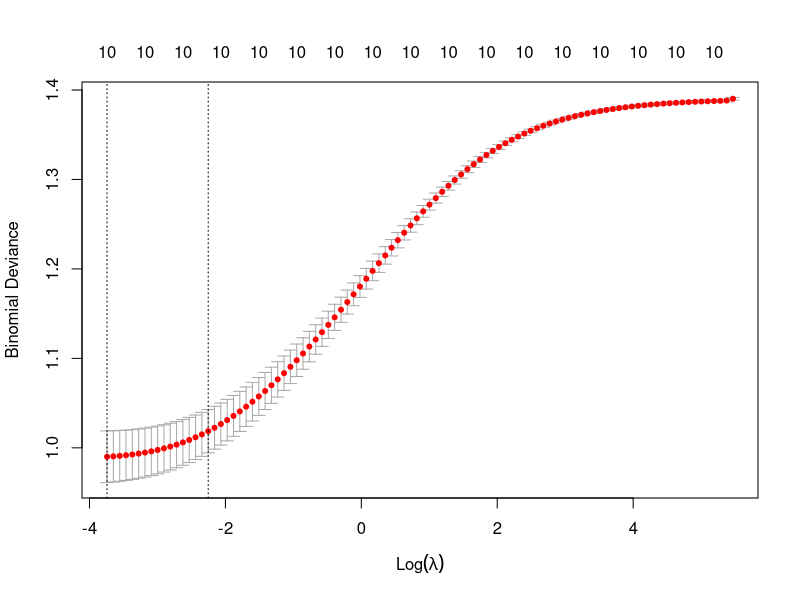

The R script that drew this image: (Note: this script raises an error after producing the figure.)
## ---- chunk 1
rm(list=ls()); graphics.off()
## ---- chunk 2
tab <- read.table("diabetes.txt", header=TRUE, sep="\t")

# Add YBin to data frame
tab$YBin <- as.numeric(tab$Y > median(tab$Y))

# Drop Y from data frame
tab <- tab[, -11]

head(tab)
## ---- chunk 3
test_index <- sample(1:442, size=round(442/5))

train_data <- tab[-test_index, ]
test_data <- tab[test_index, ]
## ---- chunk 4
performance <- function(Y, Y_predict) {
  confusion_matrix <- table(Prediction=Y_predict, Observation=Y)
  
  cat("Confusion matrix:\n\n")
  print(confusion_matrix)
  
  confusion_matrix["0","0"] -> TN
  confusion_matrix["0","1"] -> FN
  confusion_matrix["1","0"] -> FP
  confusion_matrix["1","1"] -> TP
  
  accuracy_ <- (TP+TN)/(TP+TN+FP+FN)
  precision_ <- TP/(TP+FP)
  recall_ <- TP/(TP+FN)
  specificity_ <- TN/(TN+FP)
  
  cat("\nAccuracy:", accuracy_, "\n")
  cat("Precision:", precision_, "\n")
  cat("Recall:", recall_, "\n")
  cat("Specificity:", specificity_, "\n")
  
  return(list(accuracy=accuracy_, precision=precision_, 
              recall=recall_, specificity=specificity_))
}
## ---- chunk 5
res_logit <- glm(YBin~., family=binomial, data=train_data)
## ---- chunk 6
YBin_logit <- round(predict.glm(res_logit, newdata=test_data[, -11], type="response"))
## ---- chunk 7
perf_logit <- performance(test_data$YBin, YBin_logit)
## ---- chunk 8
fold_index <- split(
  1:442,
  f = sample(rep(1:5, times=c(88, 88, 88, 88, 90)))
)
for (i in 1:5) {
  cat("========= FOLD", i, "=========\n\n")
  
  test_fold_index <- fold_index[[i]]
  train_fold <- tab[-test_fold_index, ]
  test_fold <- tab[test_fold_index, ]
  
  res_fold <- glm(YBin~., family=binomial, data=train_fold)
  
  YBin_fold <- round(predict.glm(res_fold, newdata=test_fold[, -11], type="response"))
  
  #TP <- sum((tab_test$YBin == 1) + (YBin_predict_MAP == 1) == 2)
  #TN <- sum((tab_test$YBin == 0) + (YBin_predict_MAP == 0) == 2)
  #FP <- sum((tab_test$YBin == 0) + (YBin_predict_MAP == 1) == 2)
  #FN <- sum((tab_test$YBin == 1) + (YBin_predict_MAP == 0) == 2)

  perf_fold <- performance(test_fold$YBin, YBin_fold)
  cat("\n")
}
## ---- chunk 9
resall <- glm(YBin~., family=binomial, data=train_data)
res0 <- glm(YBin~1, family=binomial, data=train_data)
res_forward <- step(res0, list(upper=resall), direction="forward")
summary(res_forward)
## ---- chunk 10
YBin_forward <- round(predict.glm(res_forward, newdata=test_data[, -11], type="response"))
perf_forward <- performance(test_data$YBin, YBin_forward)
## ---- chunk 11
library(glmnet)

cv_ridge <- cv.glmnet(as.matrix(tab[,-11]), tab$YBin, family="binomial", alpha=0)
plot(cv_ridge)
## ---- chunk 12
best_ridge_lambda <- cv_ridge$lambda.min

res_ridge <- glmnet(as.matrix(train_data[,-11]), train_data$YBin, family="binomial", alpha=0, lambda=best_ridge_lambda)

YBin_ridge <- round(predict(res_ridge, as.matrix(test_data[, -11]), type="response"))

perf_ridge <- performance(test_data$YBin, YBin_ridge)
## ---- chunk 13
data.frame(
  Model=c("Logit", "Forward", "Ridge", "Lasso"),
  Accuracy=c(perf_logit$accuracy, perf_forward$accuracy, perf_ridge$accuracy, perf_lasso$accuracy),
  Precision=c(perf_logit$precision, perf_forward$precision, perf_ridge$precision, perf_lasso$precision),
  Recall=c(perf_logit$recall, perf_forward$recall, perf_ridge$recall, perf_lasso$recall),
  Specificity=c(perf_logit$specificity, perf_forward$specificity, perf_ridge$specificity, perf_lasso$specificity)
)
